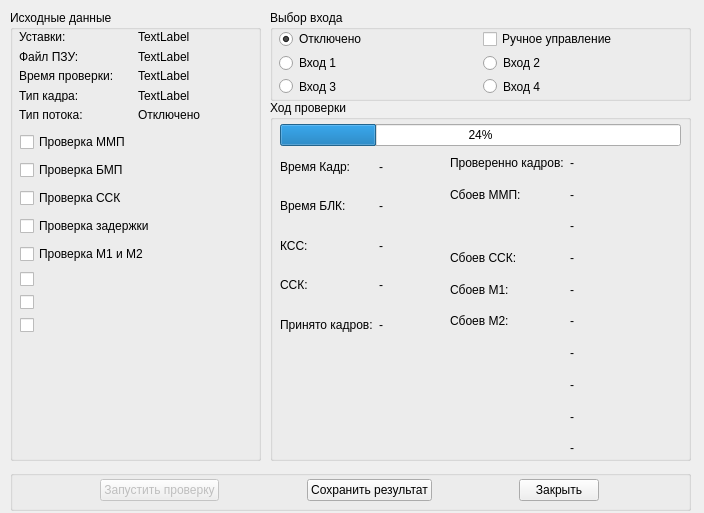
<?xml version="1.0" encoding="UTF-8"?>
<ui version="4.0">
 <class>dCheckKadr</class>
 <widget class="QDialog" name="dCheckKadr">
  <property name="geometry">
   <rect>
    <x>0</x>
    <y>0</y>
    <width>704</width>
    <height>513</height>
   </rect>
  </property>
  <property name="windowTitle">
   <string>Проверка кадра</string>
  </property>
  <widget class="QGroupBox" name="groupBox">
   <property name="geometry">
    <rect>
     <x>10</x>
     <y>10</y>
     <width>251</width>
     <height>451</height>
    </rect>
   </property>
   <property name="title">
    <string>Исходные данные</string>
   </property>
   <widget class="QWidget" name="gridLayoutWidget_2">
    <property name="geometry">
     <rect>
      <x>9</x>
      <y>20</y>
      <width>231</width>
      <height>91</height>
     </rect>
    </property>
    <layout class="QGridLayout" name="gridLayout_2">
     <item row="1" column="0">
      <widget class="QLabel" name="label_3">
       <property name="text">
        <string>Файл ПЗУ:</string>
       </property>
      </widget>
     </item>
     <item row="2" column="0">
      <widget class="QLabel" name="label_8">
       <property name="text">
        <string>Время проверки:</string>
       </property>
      </widget>
     </item>
     <item row="0" column="0">
      <widget class="QLabel" name="label">
       <property name="text">
        <string>Уставки:</string>
       </property>
      </widget>
     </item>
     <item row="2" column="1">
      <widget class="QLabel" name="lCheckTime">
       <property name="text">
        <string>TextLabel</string>
       </property>
      </widget>
     </item>
     <item row="0" column="1">
      <widget class="QLabel" name="lUstavkiName">
       <property name="text">
        <string>TextLabel</string>
       </property>
      </widget>
     </item>
     <item row="1" column="1">
      <widget class="QLabel" name="lPZUFile">
       <property name="text">
        <string>TextLabel</string>
       </property>
      </widget>
     </item>
     <item row="3" column="0">
      <widget class="QLabel" name="label_18">
       <property name="text">
        <string>Тип кадра:</string>
       </property>
      </widget>
     </item>
     <item row="3" column="1">
      <widget class="QLabel" name="lKadrType">
       <property name="text">
        <string>TextLabel</string>
       </property>
      </widget>
     </item>
     <item row="4" column="0">
      <widget class="QLabel" name="label_19">
       <property name="text">
        <string>Тип потока:</string>
       </property>
      </widget>
     </item>
     <item row="4" column="1">
      <widget class="QLabel" name="lPotokType">
       <property name="text">
        <string>Отключено</string>
       </property>
      </widget>
     </item>
    </layout>
   </widget>
   <widget class="QWidget" name="verticalLayoutWidget">
    <property name="geometry">
     <rect>
      <x>10</x>
      <y>120</y>
      <width>231</width>
      <height>211</height>
     </rect>
    </property>
    <layout class="QVBoxLayout" name="verticalLayout">
     <item>
      <widget class="QCheckBox" name="cbCheckMMP">
       <property name="text">
        <string>Проверка ММП</string>
       </property>
      </widget>
     </item>
     <item>
      <widget class="QCheckBox" name="cbCheckBMP">
       <property name="text">
        <string>Проверка БМП</string>
       </property>
      </widget>
     </item>
     <item>
      <widget class="QCheckBox" name="cbCheckSSK">
       <property name="text">
        <string>Проверка ССК</string>
       </property>
      </widget>
     </item>
     <item>
      <widget class="QCheckBox" name="cbCheckDelay">
       <property name="text">
        <string>Проверка задержки</string>
       </property>
      </widget>
     </item>
     <item>
      <widget class="QCheckBox" name="cbCheckM1M2">
       <property name="text">
        <string>Проверка М1 и М2</string>
       </property>
      </widget>
     </item>
     <item>
      <widget class="QCheckBox" name="cbCheckKadrTime">
       <property name="text">
        <string/>
       </property>
      </widget>
     </item>
     <item>
      <widget class="QCheckBox" name="cbCheckCRC">
       <property name="text">
        <string/>
       </property>
      </widget>
     </item>
     <item>
      <widget class="QCheckBox" name="cbCheckRS">
       <property name="text">
        <string/>
       </property>
      </widget>
     </item>
    </layout>
   </widget>
  </widget>
  <widget class="QGroupBox" name="groupBox_2">
   <property name="geometry">
    <rect>
     <x>270</x>
     <y>10</y>
     <width>421</width>
     <height>91</height>
    </rect>
   </property>
   <property name="title">
    <string>Выбор входа</string>
   </property>
   <widget class="QWidget" name="gridLayoutWidget">
    <property name="geometry">
     <rect>
      <x>9</x>
      <y>20</y>
      <width>401</width>
      <height>65</height>
     </rect>
    </property>
    <layout class="QGridLayout" name="gridLayout">
     <item row="2" column="0">
      <widget class="QRadioButton" name="rbInput3">
       <property name="text">
        <string>Вход 3</string>
       </property>
      </widget>
     </item>
     <item row="2" column="1">
      <widget class="QRadioButton" name="rbInput4">
       <property name="text">
        <string>Вход 4</string>
       </property>
      </widget>
     </item>
     <item row="1" column="0">
      <widget class="QRadioButton" name="rbInput1">
       <property name="text">
        <string>Вход 1</string>
       </property>
      </widget>
     </item>
     <item row="1" column="1">
      <widget class="QRadioButton" name="rbInput2">
       <property name="text">
        <string>Вход 2</string>
       </property>
      </widget>
     </item>
     <item row="0" column="0">
      <widget class="QRadioButton" name="rbInputOff">
       <property name="text">
        <string>Отключено</string>
       </property>
       <property name="checked">
        <bool>true</bool>
       </property>
      </widget>
     </item>
     <item row="0" column="1">
      <widget class="QCheckBox" name="cbManualChannelSelect">
       <property name="text">
        <string>Ручное управление</string>
       </property>
      </widget>
     </item>
    </layout>
   </widget>
  </widget>
  <widget class="QGroupBox" name="groupBox_3">
   <property name="geometry">
    <rect>
     <x>10</x>
     <y>470</y>
     <width>681</width>
     <height>41</height>
    </rect>
   </property>
   <property name="title">
    <string/>
   </property>
   <widget class="QWidget" name="horizontalLayoutWidget">
    <property name="geometry">
     <rect>
      <x>9</x>
      <y>0</y>
      <width>661</width>
      <height>41</height>
     </rect>
    </property>
    <layout class="QHBoxLayout" name="horizontalLayout">
     <item>
      <spacer name="horizontalSpacer">
       <property name="orientation">
        <enum>Qt::Horizontal</enum>
       </property>
       <property name="sizeHint" stdset="0">
        <size>
         <width>40</width>
         <height>20</height>
        </size>
       </property>
      </spacer>
     </item>
     <item>
      <widget class="QPushButton" name="pbCheckKadr">
       <property name="enabled">
        <bool>false</bool>
       </property>
       <property name="text">
        <string>Запустить проверку</string>
       </property>
      </widget>
     </item>
     <item>
      <spacer name="horizontalSpacer_2">
       <property name="orientation">
        <enum>Qt::Horizontal</enum>
       </property>
       <property name="sizeHint" stdset="0">
        <size>
         <width>40</width>
         <height>20</height>
        </size>
       </property>
      </spacer>
     </item>
     <item>
      <widget class="QPushButton" name="pbSaveResult">
       <property name="text">
        <string>Сохранить результат</string>
       </property>
      </widget>
     </item>
     <item>
      <spacer name="horizontalSpacer_4">
       <property name="orientation">
        <enum>Qt::Horizontal</enum>
       </property>
       <property name="sizeHint" stdset="0">
        <size>
         <width>40</width>
         <height>20</height>
        </size>
       </property>
      </spacer>
     </item>
     <item>
      <widget class="QPushButton" name="pbClose">
       <property name="text">
        <string>Закрыть</string>
       </property>
      </widget>
     </item>
     <item>
      <spacer name="horizontalSpacer_3">
       <property name="orientation">
        <enum>Qt::Horizontal</enum>
       </property>
       <property name="sizeHint" stdset="0">
        <size>
         <width>40</width>
         <height>20</height>
        </size>
       </property>
      </spacer>
     </item>
    </layout>
   </widget>
  </widget>
  <widget class="QGroupBox" name="groupBox_4">
   <property name="geometry">
    <rect>
     <x>270</x>
     <y>100</y>
     <width>421</width>
     <height>361</height>
    </rect>
   </property>
   <property name="title">
    <string>Ход проверки</string>
   </property>
   <widget class="QWidget" name="horizontalLayoutWidget_2">
    <property name="geometry">
     <rect>
      <x>10</x>
      <y>20</y>
      <width>401</width>
      <height>31</height>
     </rect>
    </property>
    <layout class="QHBoxLayout" name="horizontalLayout_2">
     <item>
      <widget class="QProgressBar" name="progressBar">
       <property name="value">
        <number>24</number>
       </property>
      </widget>
     </item>
    </layout>
   </widget>
   <widget class="QWidget" name="gridLayoutWidget_3">
    <property name="geometry">
     <rect>
      <x>10</x>
      <y>50</y>
      <width>171</width>
      <height>191</height>
     </rect>
    </property>
    <layout class="QGridLayout" name="gridLayout_3">
     <item row="2" column="1">
      <widget class="QLabel" name="lKSS">
       <property name="text">
        <string>-</string>
       </property>
      </widget>
     </item>
     <item row="3" column="0">
      <widget class="QLabel" name="label_7">
       <property name="text">
        <string>ССК:</string>
       </property>
      </widget>
     </item>
     <item row="0" column="0">
      <widget class="QLabel" name="label_2">
       <property name="text">
        <string>Время Кадр:</string>
       </property>
      </widget>
     </item>
     <item row="1" column="0">
      <widget class="QLabel" name="label_4">
       <property name="text">
        <string>Время БЛК:</string>
       </property>
      </widget>
     </item>
     <item row="2" column="0">
      <widget class="QLabel" name="label_5">
       <property name="text">
        <string>КСС:</string>
       </property>
      </widget>
     </item>
     <item row="3" column="1">
      <widget class="QLabel" name="lSSK">
       <property name="text">
        <string>-</string>
       </property>
      </widget>
     </item>
     <item row="1" column="1">
      <widget class="QLabel" name="lBLKTime">
       <property name="text">
        <string>-</string>
       </property>
      </widget>
     </item>
     <item row="0" column="1">
      <widget class="QLabel" name="lKadrTime">
       <property name="text">
        <string>-</string>
       </property>
      </widget>
     </item>
     <item row="4" column="0">
      <widget class="QLabel" name="label_9">
       <property name="text">
        <string>Принято кадров:</string>
       </property>
      </widget>
     </item>
     <item row="4" column="1">
      <widget class="QLabel" name="lKadrNumber">
       <property name="text">
        <string>-</string>
       </property>
      </widget>
     </item>
    </layout>
   </widget>
   <widget class="QWidget" name="gridLayoutWidget_4">
    <property name="geometry">
     <rect>
      <x>180</x>
      <y>50</y>
      <width>231</width>
      <height>311</height>
     </rect>
    </property>
    <layout class="QGridLayout" name="gridLayout_4">
     <item row="1" column="1">
      <widget class="QLabel" name="lChkMMPError">
       <property name="text">
        <string>-</string>
       </property>
      </widget>
     </item>
     <item row="5" column="1">
      <widget class="QLabel" name="lChkM2Error">
       <property name="text">
        <string>-</string>
       </property>
      </widget>
     </item>
     <item row="0" column="0">
      <widget class="QLabel" name="label_6">
       <property name="text">
        <string>Проверенно кадров:</string>
       </property>
      </widget>
     </item>
     <item row="6" column="0">
      <widget class="QLabel" name="label_11">
       <property name="text">
        <string/>
       </property>
      </widget>
     </item>
     <item row="4" column="0">
      <widget class="QLabel" name="label_13">
       <property name="text">
        <string>Сбоев М1:</string>
       </property>
      </widget>
     </item>
     <item row="2" column="1">
      <widget class="QLabel" name="lChkBMPError">
       <property name="text">
        <string>-</string>
       </property>
      </widget>
     </item>
     <item row="9" column="1">
      <widget class="QLabel" name="lChkRSError">
       <property name="text">
        <string>-</string>
       </property>
      </widget>
     </item>
     <item row="8" column="1">
      <widget class="QLabel" name="lChkCRCError">
       <property name="text">
        <string>-</string>
       </property>
      </widget>
     </item>
     <item row="9" column="0">
      <widget class="QLabel" name="label_17">
       <property name="text">
        <string/>
       </property>
      </widget>
     </item>
     <item row="5" column="0">
      <widget class="QLabel" name="label_16">
       <property name="text">
        <string>Сбоев М2:</string>
       </property>
      </widget>
     </item>
     <item row="2" column="0">
      <widget class="QLabel" name="label_12">
       <property name="text">
        <string/>
       </property>
      </widget>
     </item>
     <item row="4" column="1">
      <widget class="QLabel" name="lChkM1Error">
       <property name="text">
        <string>-</string>
       </property>
      </widget>
     </item>
     <item row="0" column="1">
      <widget class="QLabel" name="lChkKadrNumber">
       <property name="text">
        <string>-</string>
       </property>
      </widget>
     </item>
     <item row="6" column="1">
      <widget class="QLabel" name="lChkKadrTimeError">
       <property name="text">
        <string>-</string>
       </property>
      </widget>
     </item>
     <item row="3" column="0">
      <widget class="QLabel" name="label_14">
       <property name="text">
        <string>Сбоев ССК:</string>
       </property>
      </widget>
     </item>
     <item row="3" column="1">
      <widget class="QLabel" name="lChkSSKError">
       <property name="text">
        <string>-</string>
       </property>
      </widget>
     </item>
     <item row="8" column="0">
      <widget class="QLabel" name="label_15">
       <property name="text">
        <string/>
       </property>
      </widget>
     </item>
     <item row="1" column="0">
      <widget class="QLabel" name="label_10">
       <property name="text">
        <string>Сбоев ММП:</string>
       </property>
      </widget>
     </item>
     <item row="7" column="0">
      <widget class="QLabel" name="label_21">
       <property name="text">
        <string/>
       </property>
      </widget>
     </item>
     <item row="7" column="1">
      <widget class="QLabel" name="lChkDelayError">
       <property name="text">
        <string>-</string>
       </property>
      </widget>
     </item>
    </layout>
   </widget>
  </widget>
 </widget>
 <resources/>
 <connections/>
</ui>
